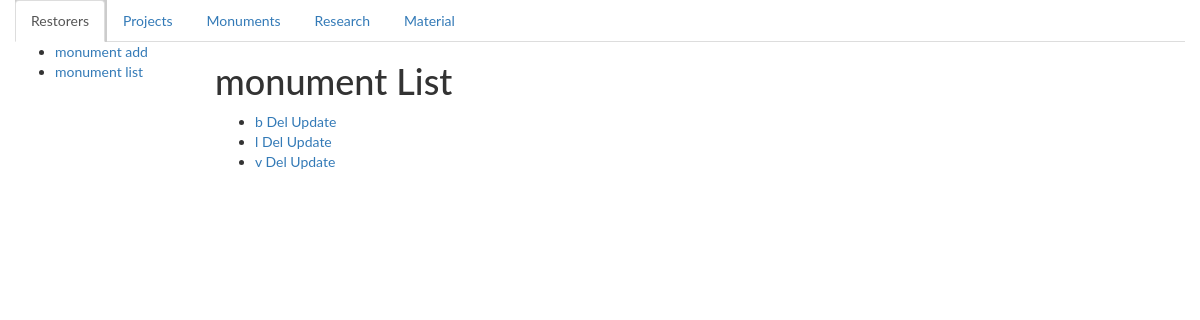
The page /monument/list on the database as committed earlier.
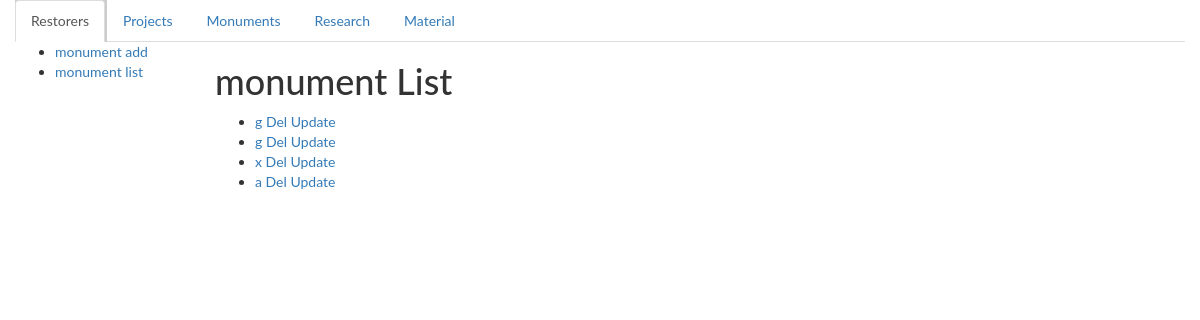
The same page on the database as committed later.
### catalogWeb/models.py (models this page shows)
class Monument(models.Model):
    name = models.CharField(max_length=45)
    description = models.CharField(max_length=45)
    date = models.DateField()
    provenance = models.CharField(max_length=45)
    dimensions = models.CharField(max_length=45)
    technique = models.CharField(max_length=45)
    materials = models.ManyToManyField('Material',through='Monument2Material',
                                        blank=True)
    def __str__(self):
        return '%s' % (self.name)

### catalogWeb/views.py (the view)
# urls.py: url(r'monument/list', views.MonumentListViewF, name='monumentList'),
def MonumentListViewF(request):
    monumentList = Monument.objects.all()
    context = {'monument_list' : monumentList}
    return render(request, 'catalogWeb/monument_list.html', context)

### catalogWeb/templates/catalogWeb/monument_list.html
{% extends "base_generic.html" %}
{% block sidebar %}
  <ul class="sidebar-nav">
    <li><a href="{% url 'monumentCreate' %}">monument add</a></li>
    <li><a href="{% url 'monumentList' %}">monument list</a></li>
  </ul>
{% endblock sidebar%}
{% block content %}
    <h1>monument List</h1>
    {% if monument_list %}
    <ul>
      {% for monument in monument_list %}
      <li>
          <a href="{% url 'monumentDetail' monument.id %}"> {{  monument }}</a>
          <a href="{% url 'monumentDelete' monument.id %}"> Del</a>
          <a href="{% url 'monumentUpdate' monument.id %}"> Update</a>
      </li>
      {% endfor %}
    </ul>
    {% else %}
      <p>There are no monuments.</p>
    {% endif %}
{% endblock %}

### catalogWeb/templates/base_generic.html (shortened to what this page needs)
<!DOCTYPE html>
<html lang="en">
<head>
    <link rel="stylesheet" href="https://maxcdn.bootstrapcdn.com/bootstrap/3.3.7/css/bootstrap.min.css">
    {% load static %}
    <link rel="stylesheet" href="{% static 'catalogWeb/css/mystyle.css' %}">
</head>
<body>
<div class="container-fluid" role="navigation">
    <ul class="nav nav-tabs">
        <li role="presentation" class="active"><a href="{% url 'restorerList' %}">Restorers</a></li>
        <li role="presentation"><a href="{% url 'projectList' %}">Projects</a></li>
        <li role="presentation"><a href="{% url 'monumentList' %}">Monuments</a></li>
        <li role="presentation"><a href="{% url 'researchList' %}">Research</a></li>
        <li role="presentation"><a href="{% url 'materialList' %}">Material</a></li>
    </ul>
    <div class="row">
        <div class="col-sm-2">
            {% block sidebar %}{% endblock sidebar %}
        </div>
        <div class="col-sm-10 ">
            {% block content %}{% endblock content %}
        </div>
    </div>
</div>
</body>
</html>

### catalogWeb/static/catalogWeb/css/mystyle.css (style rules this page uses)
body { font-family: "Lato", sans-serif; }
ul.tab li a:focus, .active { background-color: #ccc; }

Rows that differ between the two databases and show on the page:
removed Monument: name "b"
removed Monument: name "l"
removed Monument: name "v"
added Monument: name "g"
added Monument: name "g"
added Monument: name "x"
added Monument: name "a"
